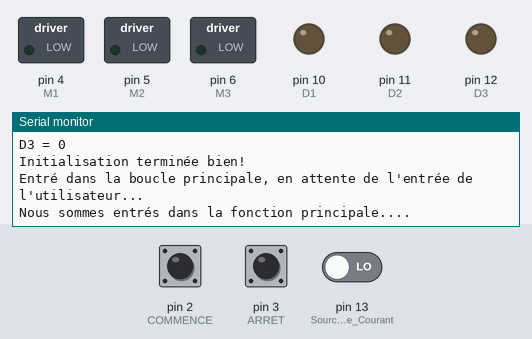
Recording of a sketch running on a simulated Arduino Uno, built with avr-gcc and run on an emulated ATmega328P. On the bench: switched loads named in the sketch (green lamp = pin HIGH), output pins drawn as LEDs (lit = HIGH), the last lines printed to the serial monitor. The inputs (shaded band) are chosen by the test bench; at power-on: pin 2 (COMMENCE) LOW, pin 3 (ARRET) HIGH, pin 13 (Source_de_Courant) LOW. Pins used as bus, display or sensor lines are not drawn.

Above: at 3.6 s.
3.7 s: pin 2 (COMMENCE) driven HIGH
At 4.5 s:
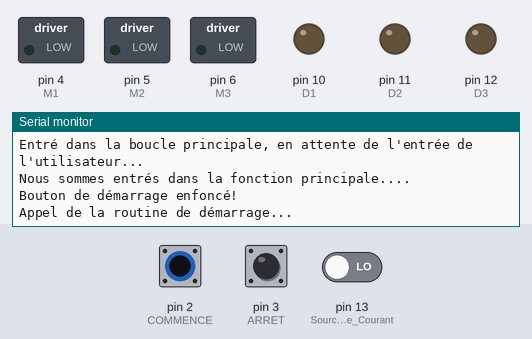
5.2 s: pin 3 (ARRET) pulled LOW for 0.15 s
6.8 s: pin 2 (COMMENCE) pulsed LOW 2 times (0.12 s each, 0.3 s apart)
At 10.0 s:
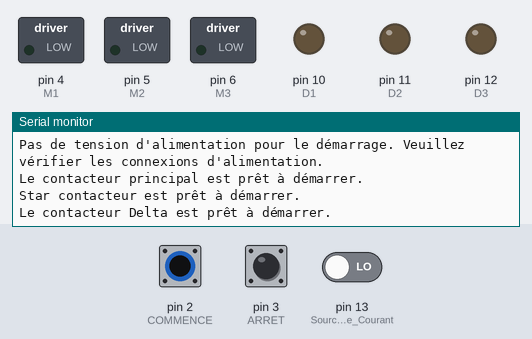
10.3 s: pin 13 (Source_de_Courant) driven HIGH
At 13.1 s:
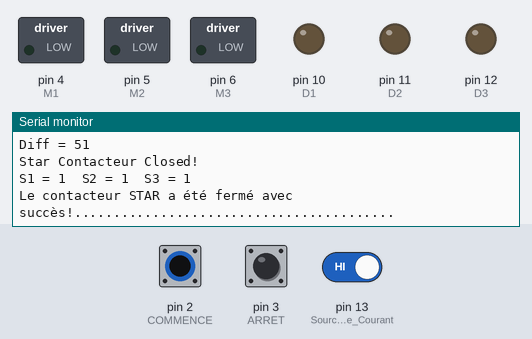

The sketch:

sketch_jul25a_v1beta.ino
```cpp
/*
 * Nom du programme:
 *
 * La description:
 * Un démarreur STAR-DELTA basé sur Arduino pour un moteur à induction triphasé.
 * Il y a trois entrées, une entrée de bouton de démarrage, une entrée de bouton d'arrêt et une adéquation de l'alimentation électrique pour exécuter la vérification intégrée.
 * Le programme contrôle trois contacteurs triphasés pour séquencer leur commutation dans le bon ordre pour permettre un bon démarrage.
 * REMARQUE: La configuration du câblage STAR-DELTA n'est pas effectuée dans le logiciel, elle doit donc être effectuée en externe.
 *
 * Date: Jul-27-2020
 *
 * Par: Menad et Has.
 *
 * Version: 1.0 (beta)
 *
 */


// Input - Output Affectations

const uint8_t COMMENCE = 2;
const uint8_t ARRET = 3;

const uint8_t M1 = 4;
const uint8_t M2 = 5;
const uint8_t M3 = 6;

const uint8_t S1 = 7;
const uint8_t S2 = 8;
const uint8_t S3 = 9;

const uint8_t D1 = 10;
const uint8_t D2 = 11;
const uint8_t D3 = 12;

const uint8_t Source_de_Courant = 13;

// Affectations des délais Timinig

const int Star_a_Principal_interval = 50; // Time interval between when Star contacteur is closed to when Main contacteur is closed
const int Dure_en_debut_STAR = 6000; // Duration motor will COMMENCE in Star configuration.
const int Star_a_Delta_temporisation = 50; // Star to Delta transition time
unsigned long Current_millis = 0;
unsigned long Previous_millis = 0;

// Flags

bool demarrerLanceDrapeau = false;
bool arretInitieDrapeau = false;

bool LaSourceDAlimentationDuMoteurEstBonne = false;
bool contacteurPrincipalPretADemarrer = false;
bool contacteurStarPretADemarrer = false;
bool contacteurDeltaPretADemarrer = false;

bool pretACommencer = false;

void setup() {
  Serial.begin(9600);
  Serial.println("Initializing Arduino Uno Based Star - Delta COMMENCEer Program");

  pinMode(Source_de_Courant, INPUT);

  initialiserLesBoutonsDEntree();
  initialiserLeContacteurPRINCIPAL();
  initialiserLeContacteurSTAR();
  initialiserLeContacteurDELTA();
  Serial.println("Initialisation terminée bien!");
  delay(2000);    // You can take this delay out if you want.
}

void loop() {
  Serial.println("Entré dans la boucle principale, en attente de l'entrée de l'utilisateur...");
  laRoutineACommencer();
  delay(3000);              // Ce délai est de ralentir l'exécution du programme pour nous permettre de suivre la séquence du programme lors du dépannage ou de la vérification du code. Vous pouvez le supprimer dans la version finale. Vous pouvez utiliser cette technique lors du développement de code.
}

// Subroutine functions

void initialiserLesBoutonsDEntree()
{
  pinMode(COMMENCE, INPUT);
  digitalWrite(COMMENCE, LOW);
  attachInterrupt(digitalPinToInterrupt(COMMENCE), boutonDeDemarrageEnfonce, RISING);   // Pourquoi est-ce "Rising"?
  pinMode(ARRET, INPUT);
  digitalWrite(ARRET, HIGH);
  attachInterrupt(digitalPinToInterrupt(ARRET), boutonDAarretEnfonce, FALLING);   // Pourquoi est-ce "Falling"?
  Serial.println("Initialisation du bouton d'entrée terminée bien!");
  Serial.print("L'état de départ est actuellement = ");
  Serial.println(digitalRead(COMMENCE));
  Serial.print("L'état d'arrêt est actuellement = ");
  Serial.println(digitalRead(COMMENCE));
  Serial.println();
  Serial.println();
}

void initialiserLeContacteurPRINCIPAL()
{
  pinMode(M1, OUTPUT);
  digitalWrite(M1, LOW);
  pinMode(M2, OUTPUT);
  digitalWrite(M2, LOW);
  pinMode(M3, OUTPUT);
  digitalWrite(M3, LOW);
  Serial.println("Initialisation du contacteur PRINCIPAL terminée bien!");
  Serial.print("M1 = ");
  Serial.print(digitalRead(M1));
  Serial.print("\t");               // Notez que j'ai utilisé des onglets au lieu de nouvelles lignes ici. Juste pour te montrer à quoi ça ressemble.
  Serial.print("M2 = ");
  Serial.print(digitalRead(M2));
  Serial.print("\t");
  Serial.print("M3 = ");
  Serial.print(digitalRead(M3));
  Serial.println();
  Serial.println();
}

void initialiserLeContacteurSTAR()
{
  pinMode(S1, OUTPUT);
  digitalWrite(S1, LOW);
  pinMode(S2, OUTPUT);
  digitalWrite(S2, LOW);
  pinMode(S3, OUTPUT);
  digitalWrite(S3, LOW);
  Serial.println("Initialisation du contacteur STAR terminée bien!");
  Serial.print("S1 = ");
  Serial.println(digitalRead(S1));
  Serial.print("S2 = ");
  Serial.println(digitalRead(S2));
  Serial.print("S3 = ");
  Serial.println(digitalRead(S3));
  Serial.println();
  Serial.println();
}

void initialiserLeContacteurDELTA()
{
  pinMode(D1, OUTPUT);
  digitalWrite(D1, LOW);
  pinMode(D2, OUTPUT);
  digitalWrite(D2, LOW);
  pinMode(D3, OUTPUT);
  digitalWrite(D3, LOW);
  Serial.println("Initialisation du contacteur DELTA terminée bien!");
  Serial.print("D1 = ");
  Serial.println(digitalRead(D1));
  Serial.print("D2 = ");
  Serial.println(digitalRead(D2));
  Serial.print("D3 = ");
  Serial.println(digitalRead(D3));
  Serial.println();
  Serial.println();
}

void boutonDeDemarrageEnfonce()
{
  Serial.println("Bouton de démarrage enfoncé!");
  Serial.println();
  demarrerLanceDrapeau = true;
  //demarrerLanceDrapeau != demarrerLanceDrapeau;
  if(demarrerLanceDrapeau)
  {
    Serial.println("Appel de la routine de démarrage...");
    Serial.println();
    //laRoutineACommencer();
  }
  else
  {
    Serial.println("Bouton de démarrage déjà enfoncé, le démarrage est déjà en cours...");
    Serial.println();
  }
}

void boutonDAarretEnfonce()
{
  Serial.println("Le bouton ARRET a été enfoncé!");
  Serial.println();
  arretInitieDrapeau = true;
  demarrerLanceDrapeau = false;
  Serial.println("Appel de la routine d'arrêt...");
  Serial.println();
  laRoutineAAarreter();
}


bool verifieSiVousEtesPretACommencer()
{
  ouvertLeContacteurSTAR();   // Premièrement, ouvrez tous les contacteurs pour réinitialiser / initialiser la séquence de démarrage.
  ouvertLeContacteurPRINCIPAL();
  ouvertLeContacteurDELTA();  // Tous les contacteurs doivent maintenant être en position ouverte, prêts à démarrer.

  bool Source_de_CourantGood = verificationDeLAlimentation();

  bool mainContacteurRTS = VerifiezLeContacteurPRINCIPAL();

  bool starContacteurRTS = VerifiezLeContacteurSTAR();

  bool deltaContacteurRTS = VerifiezLeContacteurDELTA();

  /*
  if(digitalRead(Source_de_Courant) == 1)
  {
    Serial.println("Power Supply checked good!");
    LaSourceDAlimentationDuMoteurEstBonne = true;
  }
  else
  {
    Serial.println("No supply voltage for COMMENCEing. Please check power supply connections.");
    LaSourceDAlimentationDuMoteurEstBonne = false;
  }

  if(digitalRead(M1) == 0 && digitalRead(M2) == 0 && digitalRead(M3) == 0)
  {
    contacteurPrincipalPretADemarrer = true;
    Serial.println("Main contacteur is ready to COMMENCE.");
  }
  else
  {
    contacteurPrincipalPretADemarrer = false;
    Serial.println("Main contacteur is NOT ready to COMMENCE.");
  }

  if(digitalRead(S1) == 0 && digitalRead(S2) == 0 && digitalRead(S3) == 0)
  {
    contacteurStarPretADemarrer = true;
    Serial.println("Star contacteur is ready to COMMENCE.");
  }
  else
  {
    contacteurStarPretADemarrer = false;
    Serial.println("Star contacteur is NOT ready to COMMENCE.");
  }

  if(digitalRead(D1) == 0 && digitalRead(D2) == 0 && digitalRead(D3) == 0)
  {
    contacteurDeltaPretADemarrer = true;
    Serial.println("Delta contacteur is ready to COMMENCE.");
  }
  else
  {
    contacteurDeltaPretADemarrer = false;
    Serial.println("Delta contacteur is NOT ready to COMMENCE.");
  } */

  if(Source_de_CourantGood && mainContacteurRTS && starContacteurRTS && deltaContacteurRTS)
  {
    return 1;
  }
  else
  {
    return 0;
  }
}

bool verificationDeLAlimentation()   // Check if motor supply voltage is good
{
  if(digitalRead(Source_de_Courant) == 1)
  {
    Serial.println("L'alimentation a été vérifiée et est bonne!");
    LaSourceDAlimentationDuMoteurEstBonne = true;      // Set flag
    return LaSourceDAlimentationDuMoteurEstBonne;
  }
  else
  {
    Serial.println("Pas de tension d'alimentation pour le démarrage. Veuillez vérifier les connexions d'alimentation.");
    LaSourceDAlimentationDuMoteurEstBonne = false;
    return LaSourceDAlimentationDuMoteurEstBonne;    // Reset flag
  }
}

bool VerifiezLeContacteurPRINCIPAL()    // Check if main contacteur is off and not already on.
{
  if(digitalRead(M1) == 0 && digitalRead(M2) == 0 && digitalRead(M3) == 0)
  {
    contacteurPrincipalPretADemarrer = true;
    Serial.println("Le contacteur principal est prêt à démarrer.");
    return contacteurPrincipalPretADemarrer;
  }
  else
  {
    contacteurPrincipalPretADemarrer = false;
    Serial.println("Le contacteur principal n'est PAS prêt à démarrer.");
    return contacteurPrincipalPretADemarrer;
  }
}

bool VerifiezLeContacteurSTAR()     // Check if star contacteur is off and not already on.
{
  if(digitalRead(S1) == 0 && digitalRead(S2) == 0 && digitalRead(S3) == 0)
  {
    contacteurStarPretADemarrer = true;
    Serial.println("Star contacteur est prêt à démarrer.");
    return contacteurStarPretADemarrer;
  }
  else
  {
    contacteurStarPretADemarrer = false;
    Serial.println("Star contacteur n'est PAS prêt à démarrer.");
    return contacteurStarPretADemarrer;
  }
}

bool VerifiezLeContacteurDELTA()     // Check if delta contacteur is off and not already on.
{
   if(digitalRead(D1) == 0 && digitalRead(D2) == 0 && digitalRead(D3) == 0)
  {
    contacteurDeltaPretADemarrer = true;
    Serial.println("Le contacteur Delta est prêt à démarrer.");
    return contacteurDeltaPretADemarrer;
  }
  else
  {
    contacteurDeltaPretADemarrer = false;
    Serial.println("Le contacteur Delta n'est PAS prêt à démarrer.");
    return contacteurDeltaPretADemarrer;
  }
}

void laRoutineACommencer()
{
  Serial.println("Nous sommes entrés dans la fonction principale....");

  if(demarrerLanceDrapeau)
  {
    pretACommencer = verifieSiVousEtesPretACommencer();

    if(pretACommencer)
    {
      Serial.println("Démarrage...");    // Pour le dépannage uniquement. Peut être supprimé dans la version finale.
      Serial.println();                 // Pour le dépannage uniquement. Peut être supprimé dans la version finale.

      Previous_millis = millis();       // Réinitialiser la minuterie de comptage.
      Serial.print("Prev mils = ");     // Pour le dépannage uniquement. Peut être supprimé dans la version finale.
      Serial.println(Previous_millis);   // Pour le dépannage uniquement. Peut être supprimé dans la version finale.

      Current_millis = millis();
      Serial.print("Curr mils = ");     // Pour le dépannage uniquement. Peut être supprimé dans la version finale.
      Serial.println(Current_millis);   // Pour le dépannage uniquement. Peut être supprimé dans la version finale.

      while(Current_millis - Previous_millis <= Star_a_Principal_interval)
      {
        Serial.print("P = ");               // Pour le dépannage uniquement. Peut être supprimé dans la version finale.
        Serial.println(Previous_millis);    // Pour le dépannage uniquement. Peut être supprimé dans la version finale.

        Current_millis = millis();    // Continuez à mettre à jour le temps écoulé jusqu'à ce que la durée du délai soit atteinte, afin que nous puissions sortir de la boucle.

        Serial.print("C = ");             // Pour le dépannage uniquement. Peut être supprimé dans la version finale.
        Serial.println(Current_millis);   // Pour le dépannage uniquement. Peut être supprimé dans la version finale.

        unsigned long diff = Current_millis - Previous_millis;    // Pour le dépannage uniquement. Peut être supprimé dans la version finale.

        Serial.print("Diff = ");    // Pour le dépannage uniquement. Peut être supprimé dans la version finale.
        Serial.println(diff);       // Pour le dépannage uniquement. Peut être supprimé dans la version finale.

        fermerLeContacteurSTAR();   // Cela peut être fait en dehors de la boucle "while" si cela pose des problèmes. Si c'est le cas, placez-le juste avant le début de la boucle.
        Serial.println("Le contacteur STAR a été fermé avec succès!.........................................");    // Pour le dépannage uniquement. Peut être supprimé dans la version finale.
      }

      delay(3000);    // Ce délai ne sert qu'à ralentir l'exécution du programme pour permettre le dépannage si nécessaire au cours de la séquence d'étapes. You can delete this.
      Serial.println("Passer à l'étape suivante de la séquence de démarrage après la boucle................................................."); // Cette instruction d'impression est également pour aider à observer le bon déroulement / séquence du programme. Cela peut être supprimé dans la version finale.

      // Vérifions à nouveau pour nous assurer que les conditions de démarrage sont toujours bonnes.
      LaSourceDAlimentationDuMoteurEstBonne = verificationDeLAlimentation();
      contacteurPrincipalPretADemarrer = VerifiezLeContacteurPRINCIPAL();
      contacteurDeltaPretADemarrer = VerifiezLeContacteurDELTA();

      Previous_millis = millis();    // Réinitialiser la minuterie de comptage, pour le prochain calcul de retard.
      Current_millis = millis();

      while((Current_millis - Previous_millis <= Dure_en_debut_STAR) && LaSourceDAlimentationDuMoteurEstBonne && contacteurPrincipalPretADemarrer && contacteurDeltaPretADemarrer)
      {
        // N'oubliez pas que le contacteur STAR est toujours fermé à ce stade.

        Current_millis = millis();

        fermerLeContacteurPRINCIPAL();  // Vous devez terminer l'écriture de la fonction "fermerLeContacteurPRINCIPAL ()" comme la fonction "fermerLeContacteurSTAR ()"

        Serial.println("Le contacteur principal fermé et démarrant en STAR!.........................................");      // Pour le dépannage uniquement. Peut être supprimé dans la version finale.
      }

      delay(2000);    // Pour le dépannage uniquement. Peut être supprimé dans la version finale.

      Previous_millis = millis();    // Réinitialiser la minuterie de comptage.
      Current_millis = millis();

      while((Current_millis - Previous_millis <= Star_a_Delta_temporisation) && LaSourceDAlimentationDuMoteurEstBonne && contacteurDeltaPretADemarrer)
      {

        Current_millis = millis();

        ouvertLeContacteurSTAR();

        contacteurStarPretADemarrer = VerifiezLeContacteurSTAR();   // Assurez-vous que le contacteur de démarrage est ouvert.
        Serial.println("Contacteur STAR ouvert avec succès.............!");
        Serial.println();
      }

      delay(2000); // Pour le dépannage uniquement. Peut être supprimé dans la version finale.

      Current_millis = millis();

      if((Current_millis - Previous_millis > Star_a_Delta_temporisation) && LaSourceDAlimentationDuMoteurEstBonne && contacteurDeltaPretADemarrer && contacteurStarPretADemarrer)
      {
        fermerLeContacteurDELTA();
        Serial.println("Courir dans Delta!");
        Serial.println();
        delay(5000);
        demarrerLanceDrapeau = false;
        Serial.println("Séquence de démarrage terminée. Prêt pour une autre entrée de démarrage.");
      }
    }
  }
}

void laRoutineAAarreter()
{
  ouvertLeContacteurPRINCIPAL();
  ouvertLeContacteurDELTA();
  ouvertLeContacteurSTAR();
}

void fermerLeContacteurSTAR()    // Cette fonction permet de regrouper le code utilisé pour fermer ou mettre sous tension le contacteur.
{
  digitalWrite(S1, HIGH);
  digitalWrite(S2, HIGH);
  digitalWrite(S3, HIGH);
  Serial.println("Star Contacteur Closed!");
  Serial.print("S1 = ");
  Serial.print(digitalRead(S1));
  Serial.print("\t");
  Serial.print("S2 = ");
  Serial.print(digitalRead(S2));
  Serial.print("\t");
  Serial.print("S3 = ");
  Serial.print(digitalRead(S3));
  Serial.println();
}

void fermerLeContacteurPRINCIPAL() // Vous devez terminer l'écriture de la fonction "fermerLeContacteurPRINCIPAL ()" comme la fonction "fermerLeContacteurSTAR ()"
{

}

void fermerLeContacteurDELTA()    // Comme above function, vous devez terminer l'écriture de cette fonction comme l'exemple de fonction pour fermer "STAR".
{

}

void ouvertLeContacteurSTAR()   // Cette fonction consiste à déclencher le contacteur.
{
  digitalWrite(S1, LOW);
  digitalWrite(S2, LOW);
  digitalWrite(S3, LOW);
  Serial.print("S1 = ");
  Serial.print(digitalRead(S1));
  Serial.print("\t");
  Serial.print("S2 = ");
  Serial.print(digitalRead(S2));
  Serial.print("\t");
  Serial.print("S3 = ");
  Serial.print(digitalRead(S3));
  Serial.println();
}

void ouvertLeContacteurPRINCIPAL()    // C'est à vous de terminer en utilisant l'exemple ci-dessus.
{

}

void ouvertLeContacteurDELTA()    // C'est à vous de terminer en utilisant l'exemple ci-dessus.
{

}
```

Measured:
- after the input at 3.7 s, the serial monitor: prints a new line at once (image 1)
- after the input at 6.8 s, the serial monitor: prints a new line after 0.12 s (image 2)
- after the input at 10.3 s, the serial monitor: prints a new line after 1.8 s (image 3)
